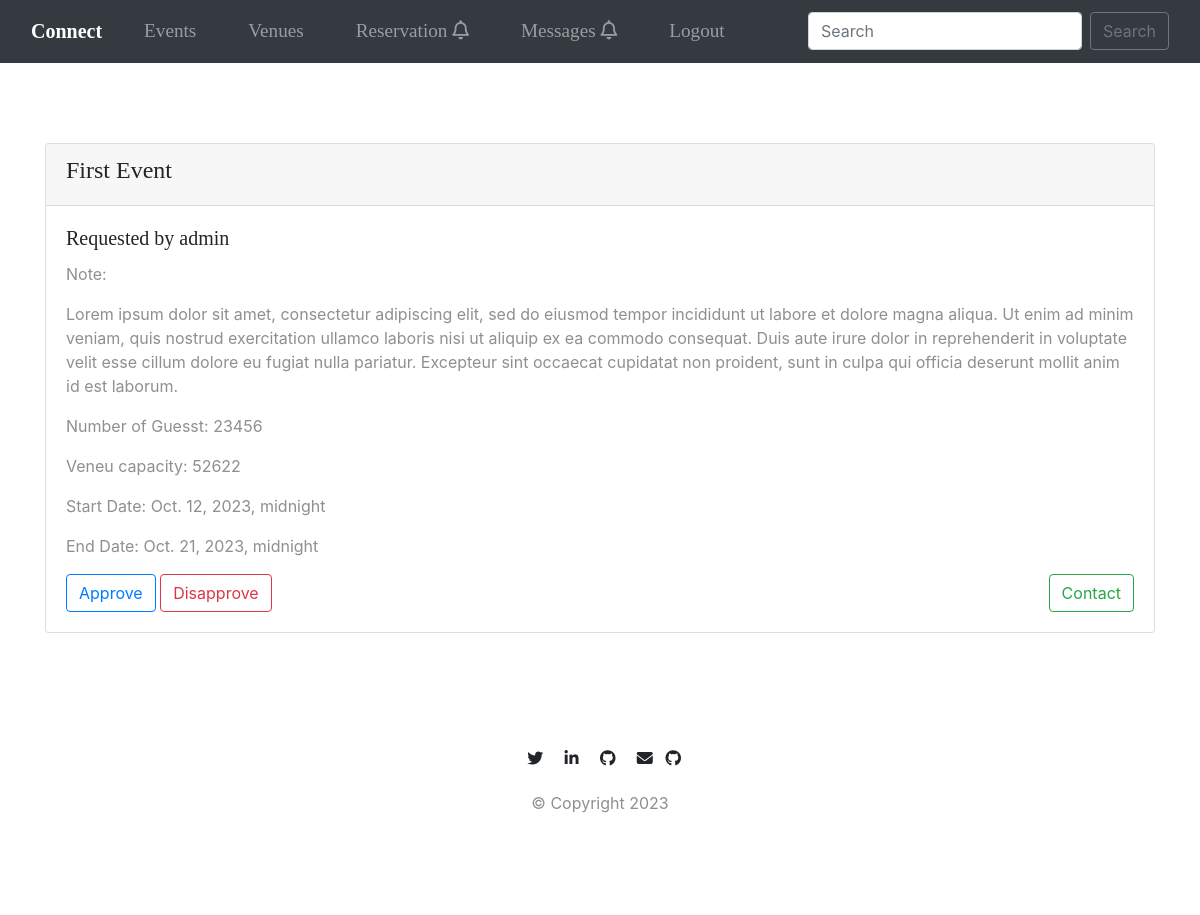
The app's page /reservation/reservation_venue/6 (signed in) with its own data.
### reservation/models.py (models this page shows, shortened)
class Reservation(models.Model):
	name = models.CharField('Manager Name', max_length=120, null=True)
	venue = models.ForeignKey(Venue, on_delete=models.CASCADE, related_name='reservation')
	reason = models.TextField(blank=True,null=True, max_length=1000)
	reason_html = models.TextField(editable=False,default='',blank=True)
	user = models.ForeignKey(User, on_delete=models.CASCADE, related_name='reservation')
	email_address = models.EmailField('Email Address', max_length=40, blank=True)
	phone = models.CharField('Contact Phone', max_length=25, blank=True)
	num_attendees = models.IntegerField()
	start_datetime = models.DateTimeField()
	end_datetime = models.DateTimeField()
	approval_status = models.BooleanField(default=False)
	class Meta:
		unique_together = ('venue','user')

### accounts/models.py (models this page shows)
class CustomUser(AbstractUser):
	STATUS = (
	    ('regular', 'regular'),
	    ('moderator', 'moderator'),
	)
	email = models.EmailField(unique=True)
	status = models.CharField(max_length=100, choices=STATUS, default='regular')
	def __str__(self):
	    return self.username

### venue/models.py (models this page shows, shortened)
class Venue(models.Model):
	name = models.CharField('Venue Name', max_length=120)
	owner = models.ForeignKey(User, blank=True, null=True, on_delete=models.CASCADE,related_name='owned_venues')
	address = models.CharField(max_length=300)
	slug = models.SlugField('Series slug', null=True, blank=True, unique=True)
	zip_code = models.CharField('Zip Code', max_length=15)
	phone = models.CharField('Contact Phone', max_length=25, blank=True)
	web = models.URLField('Website Address', blank=True)
	descriptions = models.TextField(blank=True, null=True)
	email_address = models.EmailField('Email Address', max_length=40, blank=True)
	price = models.PositiveIntegerField(default=0)
	capacity = models.PositiveIntegerField(blank=True, null=True)
	picture = models.ImageField(upload_to=upload_image_to,default=random_default_picture, blank=True)
	def __str__(self):
		return self.name
	class Meta:
		ordering = ['name']
		unique_together = ['name','owner']

### reservation/views.py (the view)
# urls.py: path('reservation_venue/<int:res_id>', views.reservation_venue, name='reservation-venue'),
@login_required
def reservation_venue(request, res_id):
	reservation = get_object_or_404(Reservation, id=res_id)
	res_id = reservation.id
	print(f"reservation_id:{reservation.id}")
	return render(request, 'reservation/reservation_venue.html', {'reservation':reservation, 'res_id':reservation.id})

### reservation/templates/reservation/reservation_venue.html (shortened to what this page needs)
{%extends "events/base.html" %}
{% block content%}
    <h1> Reservations For {{reservation.venue}}</h1>
    <div class="card">
        <div class="card-header">
        <h4>{{reservation.name}}</h4>
        </div>
        <div class="card-body">
            <h5 class="card-title">Requested by {{reservation.user}}</h5>
            <p class="card-text">Note:{{reservation.reason_html|safe}}</p>
            <p class="card-text">Number of Guesst: {{reservation.num_attendees}}</p>
            <p class="card-text"> Veneu capacity: {{reservation.venue.capacity}}</p>
            <p class="card-text"> Start Date: {{reservation.start_datetime}}</p>
            <p class="card-text">End Date: {{reservation.end_datetime}}</p>
            <div class="row">
                {% if reservation.approval_status %}
                <div class="col">
                    <p>This Reservation was approved. Click here to cancel
                        <a href="{% url 'reservation:cancel-reserv' res_id=reservation.id  %}" class="btn btn-outline-secondary">Cancel</a>
                    </p>
                </div>
                <div class="col ml-auto">
                    <a href="{% url 'reservation:approved-reserv' res_id=reservation.id  %}" class="btn btn-outline-success float-end">Contact</a>
                </div>
                {% else %}
                <div class="col">
                    <a href="{% url 'reservation:approved-reserv' res_id=reservation.id  %}" class="btn btn-outline-primary">Approve</a>
                    <a href="{% url 'reservation:disapproved-reserv' res_id=reservation.id %}" class="btn btn-outline-danger">Disapprove</a>
                </div>
                <div class="col ml-auto">
                    <a href="{% url 'reservation:approved-reserv' res_id=reservation.id  %}" class="btn btn-outline-success float-end">Contact</a>
                </div>
                {% endif %}
            </div>
        </div>
    </div>
{%endblock%}

### static/css/index.css (style rules this page uses)
body { font-family:Montserrat; }
h1,h2,h3,h4,h5 { font-family: Montserrat-Bold }
h1 { font-weight: Bold; size: 3.5rem; line-height: 1.5; color: white; }
p { color: #8f8f8f; }

### static/css/styles.css (style rules this page uses)
html, body { height: 100%; }

### records on screen
Reservation: name "First Event", user "admin", reason_html "Lorem ipsum dolor sit amet, consectetur adipiscing elit, sed do eiusmod tempor incididunt ut labore et dolore magna aliqua. Ut enim ad minim veniam, quis nostrud exercitation ullamco laboris nisi ut aliquip ex ea commodo consequat. Duis aute irure dolor in reprehenderit in voluptate velit esse cillum dolore eu fugiat nulla pariatur. Excepteur sint occaecat cupidatat non proident, sunt in culpa qui officia deserunt mollit anim id est laborum.", num_attendees "23456", venue.capacity "52622", start_datetime "Oct. 12, 2023, midnight", end_datetime "Oct. 21, 2023, midnight"
